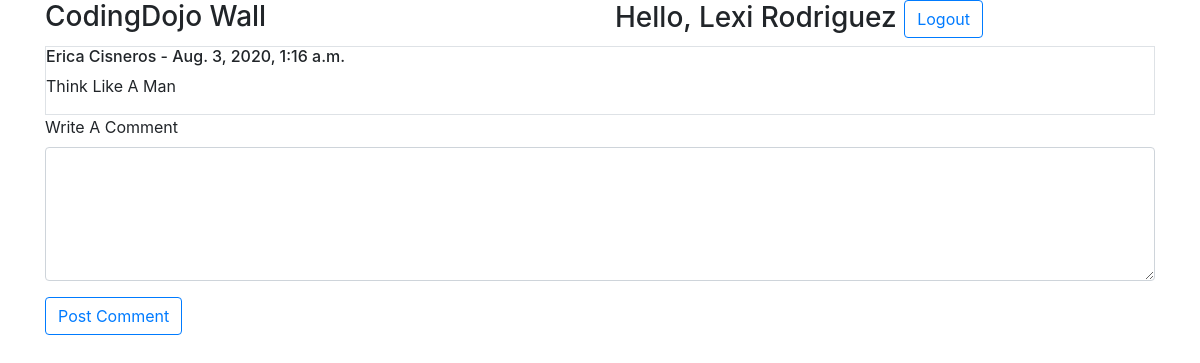
Page /show/5 (signed in) on the earlier database version.
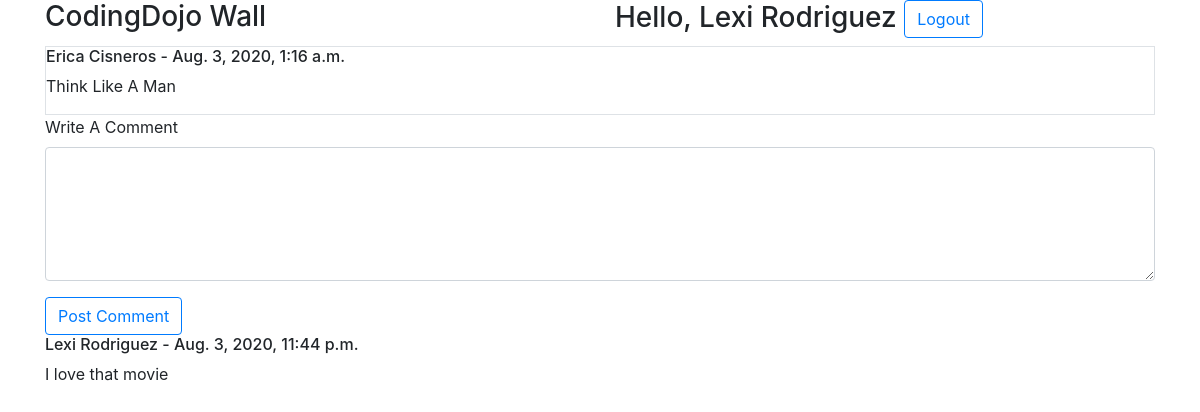
Same page on the later database version.
### home/models.py (models this page shows)
class Comment(models.Model):
    comment = models.TextField()
    author = models.ForeignKey(User, related_name='comments', on_delete = models.CASCADE)
    message = models.ForeignKey(Message, related_name='comments_in_message', on_delete = models.CASCADE)
    created_at = models.DateTimeField(auto_now_add=True)
    updated_at = models.DateTimeField(auto_now=True)

class User(models.Model):
    first_name = models.CharField(max_length=255)
    last_name = models.CharField(max_length=255)
    username = models.CharField(max_length=255)
    password = models.CharField(max_length=255)
    created_at = models.DateTimeField(auto_now_add=True)
    updated_at = models.DateTimeField(auto_now=True)
    objects = UserManager()

### home/views.py (the view)
# urls.py: path('post', views.post),
def post(request, post_id):
    context = {
        'user' : User.objects.get(id=request.session['user_id']),
        'post' : Message.objects.get(id=post_id),
        'comments' : Comment.objects.order_by('id')
    }
    return render(request,'show.html', context)

### home/templates/show.html (shortened to what this page needs)
<!DOCTYPE html>
<html lang="en">
<head>
    <link rel="stylesheet" href="https://stackpath.bootstrapcdn.com/bootstrap/4.5.0/css/bootstrap.min.css">
</head>
<body>
    <div class="container">
            <div class="row">
                <div class="col">
                    <h3>CodingDojo Wall</h3>
                </div>
                <div class="col">
                    <h3>Hello, {{ user.first_name }} {{ user.last_name}} <a href="/logout" class="btn btn-outline-primary">Logout</a></h3>
                </div>
            </div>
            <div >
                    <div class="border">
                        <h6>{{ post.author.first_name }} {{ post.author.last_name }} - {{ post.created_at }}</h6>
                        <p>{{ post.message }}</p>
                    </div>
                    <div>
                        <form action="/comment/{{ post.id }}" method="POST">
                            <div class="form-group">
                                <label for="comment">Write A Comment </label>
                                <textarea class="form-control" name="comment" id="comment" rows="5" cols="45"></textarea>
                            </div>
                            <button type="submit" class="btn btn-outline-primary">Post Comment</button>
                        </form>
                        {% for comment in comments %}
                        <div>
                            <h6>{{ comment.author.first_name }} {{ comment.author.last_name }} - {{ comment.created_at }}</h6>
                            <p>{{ comment.comment }}</p>
                        </div>
                        {% endfor %}
                    </div>
            </div>
    </div>
</body>
</html>

Differences in the rows shown:
added Comment: author.first_name "Lexi", author.last_name "Rodriguez", created_at "Aug. 3, 2020, 11:44 p.m.", comment "I love that movie"
